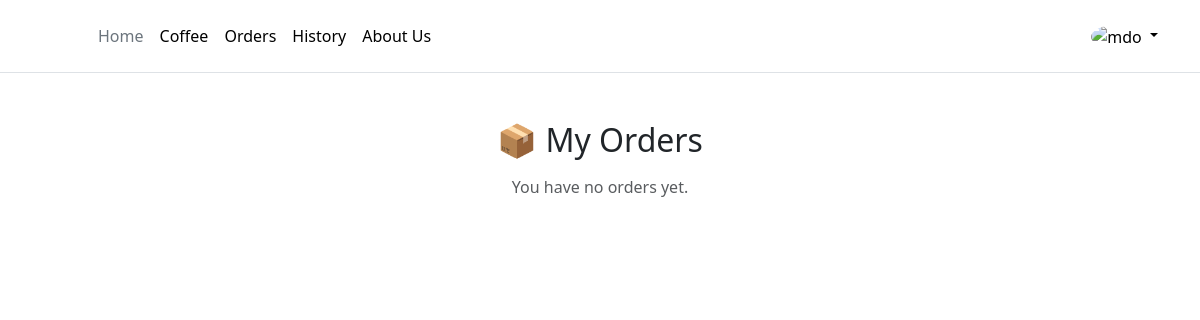
The page /orders (signed in) on the database as committed earlier.
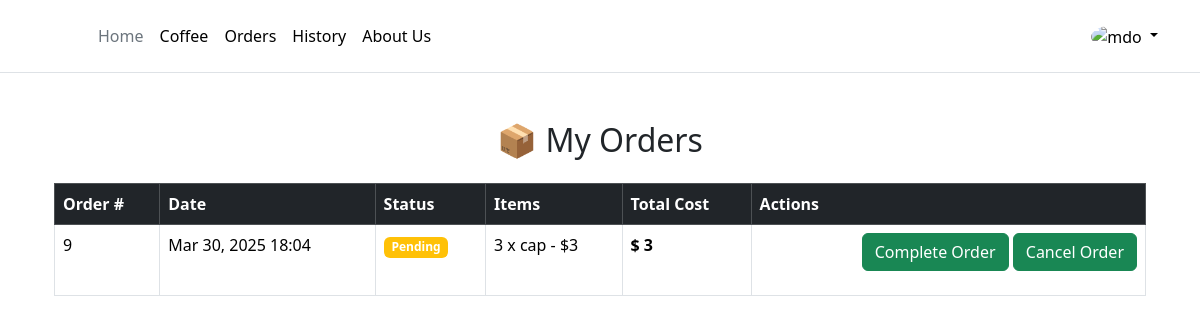
The same page on the database as committed later.
### coffee/models.py (models this page shows, shortened)
class Order(models.Model):
    user = models.ForeignKey(User, on_delete=models.CASCADE)
    status = models.CharField(
        max_length=20,
        choices=[("pending", "Pending"), ("completed", "Completed"), ("canceled", "Canceled")],
        default="pending"
    )
    created_at = models.DateTimeField(auto_now_add=True)  # Timestamp for order creation
    def total_price(self):
        return sum(item.subtotal() for item in self.items.all())

class OrderItem(models.Model):
    order = models.ForeignKey(Order, related_name="items", on_delete=models.CASCADE)
    coffee = models.ForeignKey(Coffee, on_delete=models.CASCADE)
    quantity = models.PositiveIntegerField(default=1)
    def subtotal(self):
        return self.quantity * self.coffee.cost

class Coffee(models.Model):
    image = models.ImageField(upload_to="static/coffee_images/")
    name = models.CharField(max_length=100)
    description = models.TextField()
    cost = models.IntegerField()

### coffee/views.py (the view)
# urls.py: path('orders', views.orders, name='orders'),
@login_required
def orders(request):
    if request.user.username == 'admin':
        orders = Order.objects.filter(status="pending").order_by("-created_at")
    else:
        orders = Order.objects.filter(user=request.user,status="pending").order_by("-created_at")
    return render(request, 'orders.html', {"orders": orders})

### templates/orders.html (shortened to what this page needs)
{% extends '_partials/base.html' %}
{% load static %}
{% block body %}
<div class="container">
    <div class="container mt-5">
        <h2 class="text-center">📦 My Orders</h2>
        {% if orders %}
        <div class="table-responsive">
            <table class="table table-bordered table-hover mt-3">
                <thead class="table-dark">
                    <tr>
                        <th>Order #</th>
                        <th>Date</th>
                        <th>Status</th>
                        <th>Items</th>
                        <th>Total Cost</th>
                        <th>Actions</th>
                    </tr>
                </thead>
                <tbody>
                    {% for order in orders %}
                    <tr>
                        <td>{{ order.id }}</td>
                        <td>{{ order.created_at|date:"M d, Y H:i" }}</td>
                        <td>
                            {% if order.status == "pending" %}
                            <span class="badge bg-warning">Pending</span>
                            {% elif order.status == "completed" %}
                            <span class="badge bg-success">Completed</span>
                            {% else %}
                            <span class="badge bg-danger">Canceled</span>
                            {% endif %}
                        </td>
                        <td>
                            <ul class="list-unstyled">
                                {% for item in order.items.all %}
                                <li>{{ item.quantity }} x {{ item.coffee.name }} - ${{ item.subtotal }}</li>
                                {% endfor %}
                            </ul>
                        </td>
                        <td><strong>$ {{ order.total_price }}</strong></td>
                        <td><div class="text-end mb-3">
                            {% if user.is_superuser %}
                            <a href="{% url 'complete_order' order.id %}" class="btn btn-success">Complete Order</a>
                            {% endif %}
                            <a href="{% url 'cancel_order' order.id %}" class="btn btn-success">Cancel Order</a>
                        </div></td>
                    </tr>
                    {% endfor %}
                </tbody>
            </table>
        </div>
        {% else %}
        <p class="text-center mt-3 text-muted">You have no orders yet.</p>
        {% endif %}
    </div>
</div>
{% endblock %}

Rows that differ between the two databases and show on the page:
added Order: id "9", created_at "Mar 30, 2025 18:04", status "Pending", total_price "3"
added OrderItem: quantity "3", coffee.name "cap", subtotal "3"
Other text that changed with them:
text no longer shown: "You have no orders yet."
text now shown: "Order # Date Status Items Total Cost Actions"
